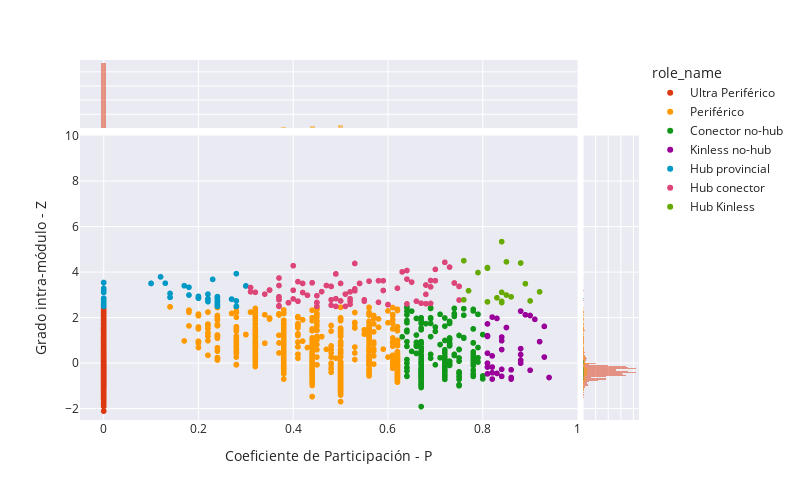

The notebook cell this image was saved under:
### Code cell
fig = px.scatter(infomap_non_bert_roles, x="participation_coefficient", y="intra_degree", width=800, height=500, range_x=range_infomap[0],range_y=range_infomap[1],color="role_name",text="index",marginal_x="histogram",marginal_y="histogram", color_discrete_map=color_discrete_map)
fig.update_layout(xaxis_title="Coeficiente de Participación - P", yaxis_title="Grado intra-módulo - Z")

# x1=0.8358,x2=0.8408
x1_, x2_ = 0.89, 0.9
# y1=0.7326, y2=0.7426
y1_, y2_ = 0.79, 0.81
fig.layout.xaxis.domain = (0.0, x1_)
fig.layout.xaxis2.domain = (x2_, 1.0)
fig.layout.xaxis3.domain = (0.0, x1_)
fig.layout.xaxis4.domain = (x2_, 1.0)
fig.layout.yaxis.domain = (0.0, y1_)
fig.layout.yaxis2.domain = (0.0, y1_)
fig.layout.yaxis3.domain = (y2_, 1.0)
fig.layout.yaxis4.domain = (y2_, 1.0)

fig.show()
# fig.write_html(reports_comunidades + "rol_cartografico_no_berts_infomap_interactivo.html")

### Figure 1 — Plotly figure (JSON) as saved in the notebook; plotly's stock layout.template omitted (floating-point values rounded to 4 significant figures; data arrays with more than 128 entries replaced by an {"elided": "..."} marker saying what was removed)
{"data": [{"hovertemplate": "role_name=Ultra Periférico<br>participation_coefficient=%{x}<br>intra_degree=%{y}<br>index=%{text}<extra></extra>", "legendgroup": "Ultra Periférico", "marker": {"color": "#DC3912", "symbol": "circle"}, "mode": "markers+text", "name": "Ultra Periférico", "showlegend": true, "text": {"elided": "9190 int values"}, "type": "scattergl", "x": {"elided": "9190 int values"}, "xaxis": "x", "y": {"elided": "9190 float values"}, "yaxis": "y"}, {"alignmentgroup": "True", "bingroup": "x", "hovertemplate": "role_name=Ultra Periférico<br>participation_coefficient=%{x}<br>count=%{y}<extra></extra>", "legendgroup": "Ultra Periférico", "marker": {"color": "#DC3912"}, "name": "Ultra Periférico", "offsetgroup": "Ultra Periférico", "opacity": 0.5, "showlegend": false, "type": "histogram", "x": {"elided": "9190 int values"}, "xaxis": "x3", "yaxis": "y3"}, {"alignmentgroup": "True", "bingroup": "y", "hovertemplate": "role_name=Ultra Periférico<br>intra_degree=%{y}<br>count=%{x}<extra></extra>", "legendgroup": "Ultra Periférico", "marker": {"color": "#DC3912"}, "name": "Ultra Periférico", "offsetgroup": "Ultra Periférico", "opacity": 0.5, "showlegend": false, "type": "histogram", "xaxis": "x2", "y": {"elided": "9190 float values"}, "yaxis": "y2"}, {"hovertemplate": "role_name=Periférico<br>participation_coefficient=%{x}<br>intra_degree=%{y}<br>index=%{text}<extra></extra>", "legendgroup": "Periférico", "marker": {"color": "#FF9900", "symbol": "circle"}, "mode": "markers+text", "name": "Periférico", "showlegend": true, "text": {"elided": "1568 int values"}, "type": "scattergl", "x": {"elided": "1568 float values"}, "xaxis": "x", "y": {"elided": "1568 float values"}, "yaxis": "y"}, {"alignmentgroup": "True", "bingroup": "x", "hovertemplate": "role_name=Periférico<br>participation_coefficient=%{x}<br>count=%{y}<extra></extra>", "legendgroup": "Periférico", "marker": {"color": "#FF9900"}, "name": "Periférico", "offsetgroup": "Periférico", "opacity": 0.5, "showlegend": false, "type": "histogram", "x": {"elided": "1568 float values"}, "xaxis": "x3", "yaxis": "y3"}, {"alignmentgroup": "True", "bingroup": "y", "hovertemplate": "role_name=Periférico<br>intra_degree=%{y}<br>count=%{x}<extra></extra>", "legendgroup": "Periférico", "marker": {"color": "#FF9900"}, "name": "Periférico", "offsetgroup": "Periférico", "opacity": 0.5, "showlegend": false, "type": "histogram", "xaxis": "x2", "y": {"elided": "1568 float values"}, "yaxis": "y2"}, {"hovertemplate": "role_name=Conector no-hub<br>participation_coefficient=%{x}<br>intra_degree=%{y}<br>index=%{text}<extra></extra>", "legendgroup": "Conector no-hub", "marker": {"color": "#109618", "symbol": "circle"}, "mode": "markers+text", "name": "Conector no-hub", "showlegend": true, "text": {"elided": "268 int values"}, "type": "scattergl", "x": {"elided": "268 float values"}, "xaxis": "x", "y": {"elided": "268 float values"}, "yaxis": "y"}, {"alignmentgroup": "True", "bingroup": "x", "hovertemplate": "role_name=Conector no-hub<br>participation_coefficient=%{x}<br>count=%{y}<extra></extra>", "legendgroup": "Conector no-hub", "marker": {"color": "#109618"}, "name": "Conector no-hub", "offsetgroup": "Conector no-hub", "opacity": 0.5, "showlegend": false, "type": "histogram", "x": {"elided": "268 float values"}, "xaxis": "x3", "yaxis": "y3"}, {"alignmentgroup": "True", "bingroup": "y", "hovertemplate": "role_name=Conector no-hub<br>intra_degree=%{y}<br>count=%{x}<extra></extra>", "legendgroup": "Conector no-hub", "marker": {"color": "#109618"}, "name": "Conector no-hub", "offsetgroup": "Conector no-hub", "opacity": 0.5, "showlegend": false, "type": "histogram", "xaxis": "x2", "y": {"elided": "268 float values"}, "yaxis": "y2"}, {"hovertemplate": "role_name=Kinless no-hub<br>participation_coefficient=%{x}<br>intra_degree=%{y}<br>index=%{text}<extra></extra>", "legendgroup": "Kinless no-hub", "marker": {"color": "#990099", "symbol": "circle"}, "mode": "markers+text", "name": "Kinless no-hub", "showlegend": true, "text": [18642, 20677, 19332, 18705, 19748, 20664, 28952, 21629, 22612, 19241, 19240, 18861, 32309, 22059, 25138, 18752, 18756, 23851, 20244, 21080, 20957, 18802, 18553, 18862, 25454, 30178, 20958, 25102, 20160, 24068, 19475, 23370, 26348, 20220, 19517, 21867, 22004], "type": "scattergl", "x": [0.81, 0.88, 0.81, 0.82, 0.9, 0.81, 0.82, 0.92, 0.82, 0.88, 0.93, 0.88, 0.84, 0.9, 0.83, 0.81, 0.84, 0.88, 0.86, 0.84, 0.81, 0.94, 0.81, 0.81, 0.84, 0.93, 0.82, 0.85, 0.84, 0.82, 0.86, 0.91, 0.83, 0.81, 0.89, 0.88, 0.86], "xaxis": "x", "y": [0, 0.38, -0.47, 0.32, 2.1, 1.73, -0.42, 0.95, 2.03, 0.64, 0.27, 0.13, -0.58, -0.31, -0.45, 1.18, 0.6, 0, -0.63, -0.27, -0.17, -0.63, 1.21, 0.44, 0.99, 1.62, -0.17, 1.57, 1.15, -0.7, -0.29, 1.93, 1.97, 1.18, 2.13, 2.29, -0.7], "yaxis": "y"}, {"alignmentgroup": "True", "bingroup": "x", "hovertemplate": "role_name=Kinless no-hub<br>participation_coefficient=%{x}<br>count=%{y}<extra></extra>", "legendgroup": "Kinless no-hub", "marker": {"color": "#990099"}, "name": "Kinless no-hub", "offsetgroup": "Kinless no-hub", "opacity": 0.5, "showlegend": false, "type": "histogram", "x": [0.81, 0.88, 0.81, 0.82, 0.9, 0.81, 0.82, 0.92, 0.82, 0.88, 0.93, 0.88, 0.84, 0.9, 0.83, 0.81, 0.84, 0.88, 0.86, 0.84, 0.81, 0.94, 0.81, 0.81, 0.84, 0.93, 0.82, 0.85, 0.84, 0.82, 0.86, 0.91, 0.83, 0.81, 0.89, 0.88, 0.86], "xaxis": "x3", "yaxis": "y3"}, {"alignmentgroup": "True", "bingroup": "y", "hovertemplate": "role_name=Kinless no-hub<br>intra_degree=%{y}<br>count=%{x}<extra></extra>", "legendgroup": "Kinless no-hub", "marker": {"color": "#990099"}, "name": "Kinless no-hub", "offsetgroup": "Kinless no-hub", "opacity": 0.5, "showlegend": false, "type": "histogram", "xaxis": "x2", "y": [0, 0.38, -0.47, 0.32, 2.1, 1.73, -0.42, 0.95, 2.03, 0.64, 0.27, 0.13, -0.58, -0.31, -0.45, 1.18, 0.6, 0, -0.63, -0.27, -0.17, -0.63, 1.21, 0.44, 0.99, 1.62, -0.17, 1.57, 1.15, -0.7, -0.29, 1.93, 1.97, 1.18, 2.13, 2.29, -0.7], "yaxis": "y2"}, {"hovertemplate": "role_name=Hub provincial<br>participation_coefficient=%{x}<br>intra_degree=%{y}<br>index=%{text}<extra></extra>", "legendgroup": "Hub provincial", "marker": {"color": "#0099C6", "symbol": "circle"}, "mode": "markers+text", "name": "Hub provincial", "showlegend": true, "text": {"elided": "146 int values"}, "type": "scattergl", "x": {"elided": "146 float values"}, "xaxis": "x", "y": {"elided": "146 float values"}, "yaxis": "y"}, {"alignmentgroup": "True", "bingroup": "x", "hovertemplate": "role_name=Hub provincial<br>participation_coefficient=%{x}<br>count=%{y}<extra></extra>", "legendgroup": "Hub provincial", "marker": {"color": "#0099C6"}, "name": "Hub provincial", "offsetgroup": "Hub provincial", "opacity": 0.5, "showlegend": false, "type": "histogram", "x": {"elided": "146 float values"}, "xaxis": "x3", "yaxis": "y3"}, {"alignmentgroup": "True", "bingroup": "y", "hovertemplate": "role_name=Hub provincial<br>intra_degree=%{y}<br>count=%{x}<extra></extra>", "legendgroup": "Hub provincial", "marker": {"color": "#0099C6"}, "name": "Hub provincial", "offsetgroup": "Hub provincial", "opacity": 0.5, "showlegend": false, "type": "histogram", "xaxis": "x2", "y": {"elided": "146 float values"}, "yaxis": "y2"}, {"hovertemplate": "role_name=Hub conector<br>participation_coefficient=%{x}<br>intra_degree=%{y}<br>index=%{text}<extra></extra>", "legendgroup": "Hub conector", "marker": {"color": "#DD4477", "symbol": "circle"}, "mode": "markers+text", "name": "Hub conector", "showlegend": true, "text": [33405, 20819, 20384, 20703, 18971, 18768, 18613, 20821, 32096, 19202, 21295, 18588, 18679, 18771, 20598, 21872, 20407, 19423, 25384, 20190, 20881, 25150, 19637, 26379, 30914, 25568, 20353, 25027, 19268, 18518, 20133, 21370, 20342, 19806, 20896, 18729, 33664, 21781, 20728, 25072, 20648, 20415, 20889, 24031, 22571, 20171, 20364, 19291, 24755, 20656, 19781, 18570, 26719, 20676, 20667, 24907, 18815, 23935, 21475, 20553, 19900, 21856, 19113, 19097, 19989, 19111, 20731, 19879, 19545, 21831, 19973, 20179, 26310, 19694, 19580, 20684, 24142, 25624, 19996, 25827, 21098, 25051, 19134, 22580, 31321, 24735, 19317, 20506, 21231, 25040, 18484, 23279, 20538, 18472, 19684, 20845, 19878, 25126, 18692, 20224], "type": "scattergl", "x": [0.5, 0.68, 0.5, 0.44, 0.44, 0.63, 0.41, 0.66, 0.53, 0.52, 0.63, 0.4, 0.4, 0.58, 0.45, 0.7, 0.37, 0.64, 0.55, 0.52, 0.51, 0.42, 0.37, 0.65, 0.74, 0.74, 0.43, 0.58, 0.64, 0.46, 0.37, 0.62, 0.7, 0.41, 0.34, 0.59, 0.44, 0.41, 0.44, 0.49, 0.44, 0.52, 0.45, 0.45, 0.62, 0.64, 0.68, 0.4, 0.35, 0.45, 0.72, 0.53, 0.6, 0.48, 0.48, 0.75, 0.75, 0.44, 0.5, 0.5, 0.37, 0.53, 0.54, 0.73, 0.35, 0.54, 0.37, 0.31, 0.52, 0.69, 0.49, 0.39, 0.39, 0.42, 0.37, 0.56, 0.47, 0.53, 0.75, 0.51, 0.53, 0.49, 0.49, 0.48, 0.44, 0.32, 0.37, 0.55, 0.48, 0.59, 0.69, 0.4, 0.68, 0.67, 0.37, 0.68, 0.31, 0.37, 0.69, 0.6], "xaxis": "x", "y": [null, 3.44, 3.51, 3.54, 3.54, 4.02, 3.59, 2.73, 3.27, 2.59, 4.02, 3.21, 3.21, 2.68, 2.67, 3.63, 3.42, 3.7, 2.73, 2.73, 2.5, 3.11, 2.79, 3.57, 3.53, 3.53, 2.99, 3.63, 4.08, 3.15, 3.75, 3.3, 4.13, 2.73, 3.04, 3.63, null, 2.73, null, 2.84, null, 2.84, 2.67, 2.97, null, 2.61, 3.44, 4.29, 3.22, 2.5, 4.44, 3.19, 2.58, 3.38, 3.38, 3.38, 3.38, null, 2.74, 2.74, 2.53, 4.39, 3.51, 4.23, 3.22, 3.51, 2.79, 3.14, 3.14, 3.36, 2.5, 2.66, 2.66, 3.51, 2.89, 3.61, 3.42, 3.19, 2.78, 3.04, 3.19, 3.93, 3.93, 2.79, null, 3.12, 2.92, 2.79, 2.55, 3.2, 3.64, 2.83, 2.62, 2.64, 2.92, 3.03, 3.33, 2.5, 2.63, 2.58], "yaxis": "y"}, {"alignmentgroup": "True", "bingroup": "x", "hovertemplate": "role_name=Hub conector<br>participation_coefficient=%{x}<br>count=%{y}<extra></extra>", "legendgroup": "Hub conector", "marker": {"color": "#DD4477"}, "name": "Hub conector", "offsetgroup": "Hub conector", "opacity": 0.5, "showlegend": false, "type": "histogram", "x": [0.5, 0.68, 0.5, 0.44, 0.44, 0.63, 0.41, 0.66, 0.53, 0.52, 0.63, 0.4, 0.4, 0.58, 0.45, 0.7, 0.37, 0.64, 0.55, 0.52, 0.51, 0.42, 0.37, 0.65, 0.74, 0.74, 0.43, 0.58, 0.64, 0.46, 0.37, 0.62, 0.7, 0.41, 0.34, 0.59, 0.44, 0.41, 0.44, 0.49, 0.44, 0.52, 0.45, 0.45, 0.62, 0.64, 0.68, 0.4, 0.35, 0.45, 0.72, 0.53, 0.6, 0.48, 0.48, 0.75, 0.75, 0.44, 0.5, 0.5, 0.37, 0.53, 0.54, 0.73, 0.35, 0.54, 0.37, 0.31, 0.52, 0.69, 0.49, 0.39, 0.39, 0.42, 0.37, 0.56, 0.47, 0.53, 0.75, 0.51, 0.53, 0.49, 0.49, 0.48, 0.44, 0.32, 0.37, 0.55, 0.48, 0.59, 0.69, 0.4, 0.68, 0.67, 0.37, 0.68, 0.31, 0.37, 0.69, 0.6], "xaxis": "x3", "yaxis": "y3"}, {"alignmentgroup": "True", "bingroup": "y", "hovertemplate": "role_name=Hub conector<br>intra_degree=%{y}<br>count=%{x}<extra></extra>", "legendgroup": "Hub conector", "marker": {"color": "#DD4477"}, "name": "Hub conector", "offsetgroup": "Hub conector", "opacity": 0.5, "showlegend": false, "type": "histogram", "xaxis": "x2", "y": [null, 3.44, 3.51, 3.54, 3.54, 4.02, 3.59, 2.73, 3.27, 2.59, 4.02, 3.21, 3.21, 2.68, 2.67, 3.63, 3.42, 3.7, 2.73, 2.73, 2.5, 3.11, 2.79, 3.57, 3.53, 3.53, 2.99, 3.63, 4.08, 3.15, 3.75, 3.3, 4.13, 2.73, 3.04, 3.63, null, 2.73, null, 2.84, null, 2.84, 2.67, 2.97, null, 2.61, 3.44, 4.29, 3.22, 2.5, 4.44, 3.19, 2.58, 3.38, 3.38, 3.38, 3.38, null, 2.74, 2.74, 2.53, 4.39, 3.51, 4.23, 3.22, 3.51, 2.79, 3.14, 3.14, 3.36, 2.5, 2.66, 2.66, 3.51, 2.89, 3.61, 3.42, 3.19, 2.78, 3.04, 3.19, 3.93, 3.93, 2.79, null, 3.12, 2.92, 2.79, 2.55, 3.2, 3.64, 2.83, 2.62, 2.64, 2.92, 3.03, 3.33, 2.5, 2.63, 2.58], "yaxis": "y2"}, {"hovertemplate": "role_name=Hub Kinless<br>participation_coefficient=%{x}<br>intra_degree=%{y}<br>index=%{text}<extra></extra>", "legendgroup": "Hub Kinless", "marker": {"color": "#66AA00", "symbol": "circle"}, "mode": "markers+text", "name": "Hub Kinless", "showlegend": true, "text": [19553, 18471, 33638, 24773, 19311, 19529, 25832, 20219, 20243, 19971, 26131, 19923, 20103, 18475, 19925, 19830, 20104, 21910, 20230], "type": "scattergl", "x": [0.81, 0.88, 0.89, 0.84, 0.76, 0.85, 0.83, 0.92, 0.85, 0.77, 0.84, 0.84, 0.86, 0.84, 0.81, 0.81, 0.9, 0.76, 0.79], "xaxis": "x", "y": [2.7, 4.41, 3.5, 5.35, 4.51, 4.46, 2.88, 3.14, 3, 3.19, 2.67, 2.72, 2.92, 3.12, 4.18, 4.21, 2.74, 2.79, 3.99], "yaxis": "y"}, {"alignmentgroup": "True", "bingroup": "x", "hovertemplate": "role_name=Hub Kinless<br>participation_coefficient=%{x}<br>count=%{y}<extra></extra>", "legendgroup": "Hub Kinless", "marker": {"color": "#66AA00"}, "name": "Hub Kinless", "offsetgroup": "Hub Kinless", "opacity": 0.5, "showlegend": false, "type": "histogram", "x": [0.81, 0.88, 0.89, 0.84, 0.76, 0.85, 0.83, 0.92, 0.85, 0.77, 0.84, 0.84, 0.86, 0.84, 0.81, 0.81, 0.9, 0.76, 0.79], "xaxis": "x3", "yaxis": "y3"}, {"alignmentgroup": "True", "bingroup": "y", "hovertemplate": "role_name=Hub Kinless<br>intra_degree=%{y}<br>count=%{x}<extra></extra>", "legendgroup": "Hub Kinless", "marker": {"color": "#66AA00"}, "name": "Hub Kinless", "offsetgroup": "Hub Kinless", "opacity": 0.5, "showlegend": false, "type": "histogram", "xaxis": "x2", "y": [2.7, 4.41, 3.5, 5.35, 4.51, 4.46, 2.88, 3.14, 3, 3.19, 2.67, 2.72, 2.92, 3.12, 4.18, 4.21, 2.74, 2.79, 3.99], "yaxis": "y2"}], "layout": {"barmode": "overlay", "height": 500, "legend": {"title": {"text": "role_name"}, "tracegroupgap": 0}, "margin": {"t": 60}, "width": 800, "xaxis": {"anchor": "y", "domain": [0, 0.89], "range": [-0.05, 1], "title": {"text": "Coeficiente de Participación - P"}}, "xaxis2": {"anchor": "y2", "domain": [0.9, 1], "matches": "x2", "showline": false, "showticklabels": false, "ticks": ""}, "xaxis3": {"anchor": "y3", "domain": [0, 0.89], "matches": "x", "showticklabels": false}, "xaxis4": {"anchor": "y4", "domain": [0.9, 1], "matches": "x2", "showline": false, "showticklabels": false, "ticks": ""}, "yaxis": {"anchor": "x", "domain": [0, 0.79], "range": [-2.5, 10], "title": {"text": "Grado intra-módulo - Z"}}, "yaxis2": {"anchor": "x2", "domain": [0, 0.79], "matches": "y", "showticklabels": false}, "yaxis3": {"anchor": "x3", "domain": [0.81, 1], "matches": "y3", "showline": false, "showticklabels": false, "ticks": ""}, "yaxis4": {"anchor": "x4", "domain": [0.81, 1], "matches": "y3", "showline": false, "showticklabels": false, "ticks": ""}}}
